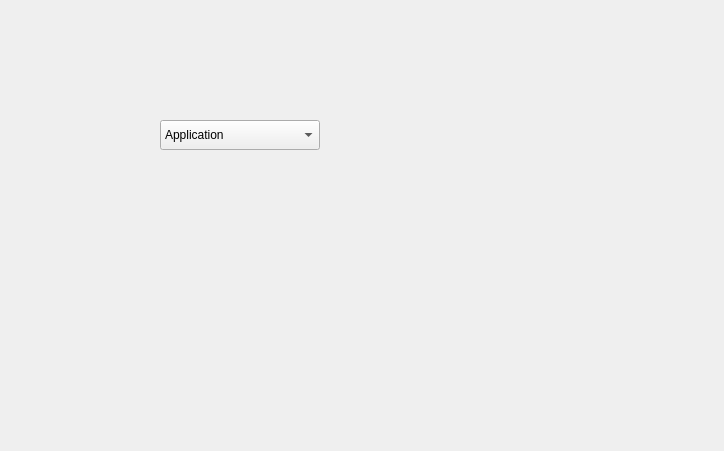
<?xml version="1.0" encoding="UTF-8"?>
<ui version="4.0">
 <class>Widget</class>
 <widget class="QWidget" name="Widget">
  <property name="geometry">
   <rect>
    <x>0</x>
    <y>0</y>
    <width>724</width>
    <height>451</height>
   </rect>
  </property>
  <property name="windowTitle">
   <string>Widget</string>
  </property>
  <widget class="QComboBox" name="comboBox">
   <property name="geometry">
    <rect>
     <x>160</x>
     <y>120</y>
     <width>160</width>
     <height>30</height>
    </rect>
   </property>
   <property name="currentText">
    <string>Application</string>
   </property>
   <item>
    <property name="text">
     <string>Application</string>
    </property>
    <property name="icon">
     <iconset resource="resources.qrc">
      <normaloff>:/resources/browser.png</normaloff>:/resources/browser.png</iconset>
    </property>
   </item>
   <item>
    <property name="text">
     <string>Graphics</string>
    </property>
    <property name="icon">
     <iconset resource="resources.qrc">
      <normaloff>:/resources/editor.png</normaloff>:/resources/editor.png</iconset>
    </property>
   </item>
   <item>
    <property name="text">
     <string>Database</string>
    </property>
    <property name="icon">
     <iconset resource="resources.qrc">
      <normaloff>:/resources/mail.png</normaloff>:/resources/mail.png</iconset>
    </property>
   </item>
   <item>
    <property name="text">
     <string>Network</string>
    </property>
    <property name="icon">
     <iconset resource="resources.qrc">
      <normaloff>:/resources/users.png</normaloff>:/resources/users.png</iconset>
    </property>
   </item>
  </widget>
 </widget>
 <resources>
  <include location="resources.qrc"/>
 </resources>
 <connections/>
</ui>
